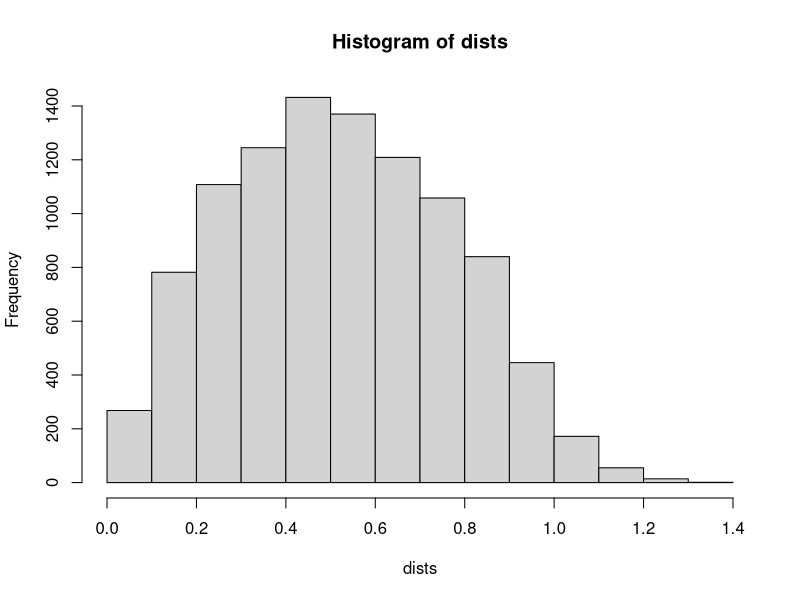

Write the R code that produced this figure.
dists<-c()
for (i in 1:10000) {
 	P1<-runif(2)
 	P2<-runif(2)
 	dist<-sqrt(sum((P1-P2)^2))
 	dists<-c(dists, dist)
}
mean.dist<-mean(dists)
sd.dist<-sd(dists)
cat(mean.dist,sd.dist,"\n")
hist(dists)